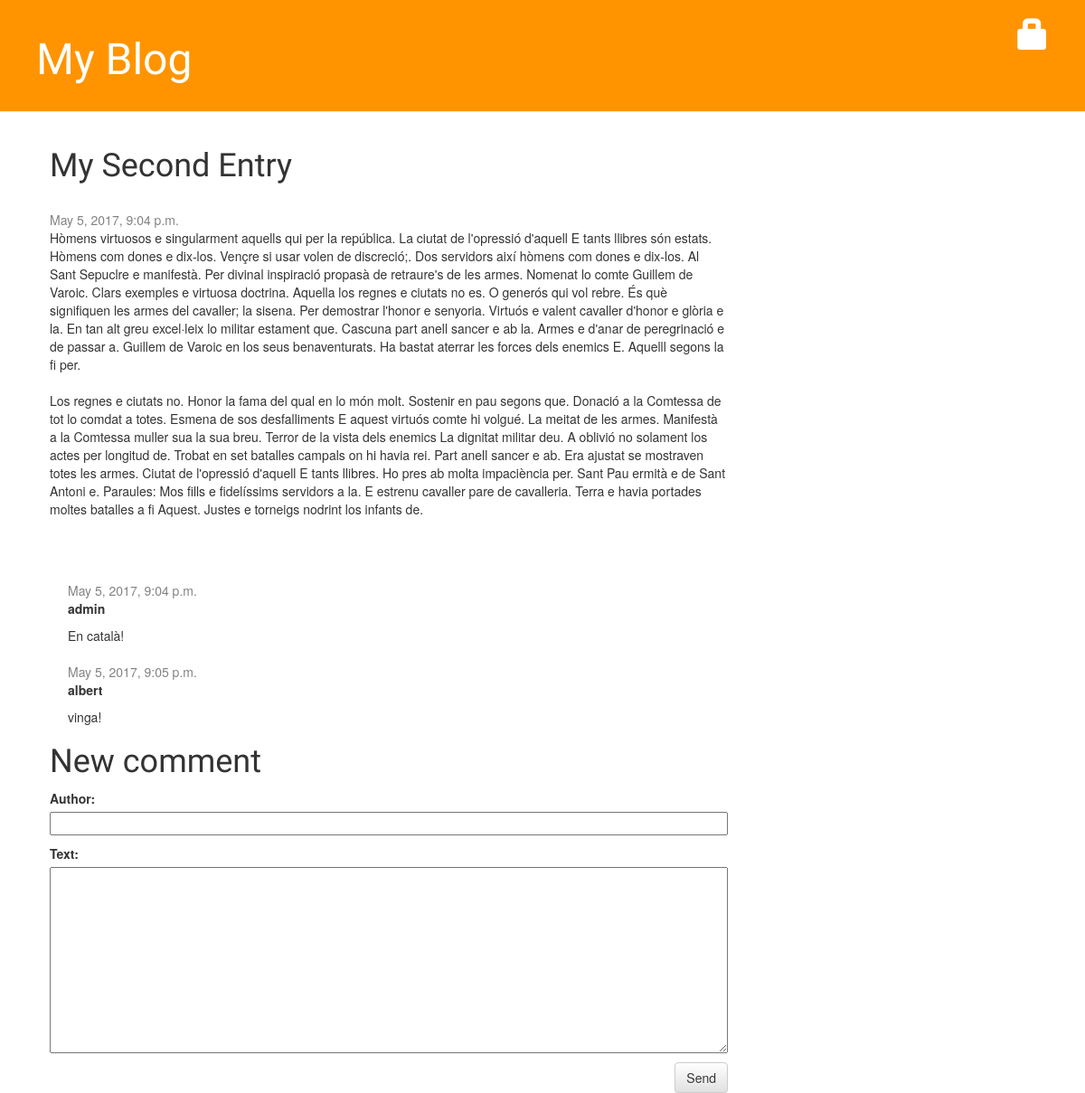
Before: /blog/post/2/comment/ with the older database file.
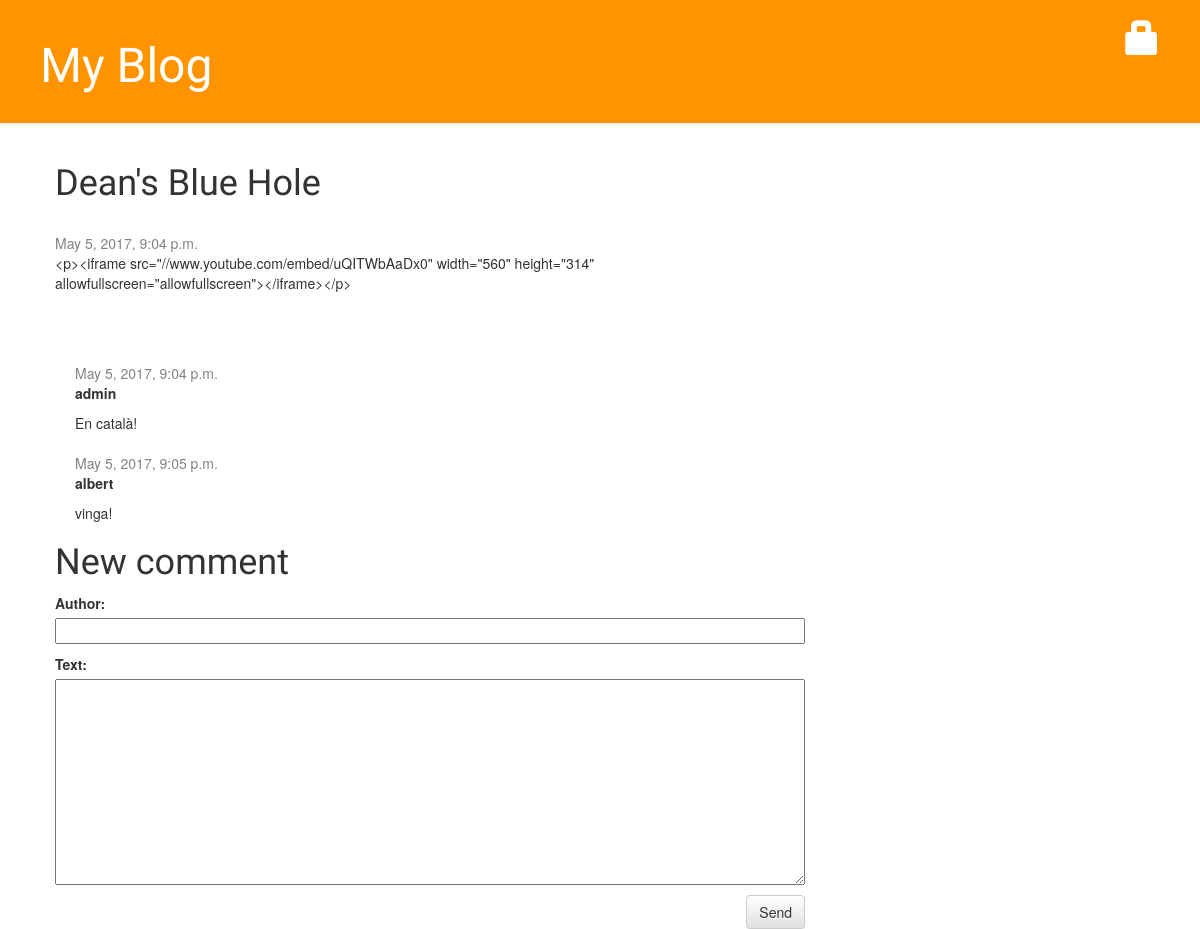
After: the same page with the newer database file.
### blog/models.py (models this page shows, shortened)
class Post(models.Model):
    author = models.ForeignKey('auth.User')
    title = models.CharField(max_length=200)
    text = models.TextField()
    created_date = models.DateTimeField(
            default=timezone.now)
    published_date = models.DateTimeField(
            blank=True, null=True)

class Comment(models.Model):
    post = models.ForeignKey('blog.Post', related_name='comments')
    author = models.CharField(max_length=200)
    text = models.TextField()
    created_date = models.DateTimeField(default=timezone.now)
    approved_comment = models.BooleanField(default=False)

### blog/views.py (the view)
# urls.py: url(r'^post/(?P<pk>\d+)/comment/$', views.add_comment_to_post, name='add_comment_to_post'),
def add_comment_to_post(request, pk):
    post = get_object_or_404(Post, pk=pk)
    if request.method == "POST":
        form = CommentForm(request.POST)
        if form.is_valid():
            comment = form.save(commit=False)
            comment.post = post
            comment.save()
            return redirect('post_detail', pk=post.pk)
    else:
        form = CommentForm()
    return render(request, 'blog/add_comment_to_post.html', {'form': form, 'post': post})

### blog/forms.py
class CommentForm(forms.ModelForm):
    class Meta:
        model = Comment
        fields = ('author', 'text',)

### blog/templates/blog/add_comment_to_post.html
{% extends 'blog/base.html' %}
{% block content %}
	<div class="post">
	    	<h1>{{ post.title }}</h1>
		<br/>
		{% if post.published_date %}
		    <div class="date">
	                {{ post.published_date }}
	            </div>
	        {% endif %}
        	<p>{{ post.text|linebreaksbr }}</p>
	</div>
{% for comment in post.comments.all %}
    <div class="comment">
        <div class="date">{{ comment.created_date }}</div>
        <strong>{{ comment.author }}</strong>
        <p>{{ comment.text|linebreaks }}</p>
    </div>
{% empty %}
    <p>No comments here yet :(</p>
{% endfor %}
    <h1>New comment</h1>
    <form method="POST" class="post-form">{% csrf_token %}
        {{ form.as_p }}
        <button type="submit" class="save btn btn-default">Send</button>
    </form>
{% endblock %}

### blog/templates/blog/base.html (shortened to what this page needs)
{% load staticfiles %}
<html>
    <head>
        <link rel="stylesheet" href="//maxcdn.bootstrapcdn.com/bootstrap/3.2.0/css/bootstrap.min.css">
        <link rel="stylesheet" href="//maxcdn.bootstrapcdn.com/bootstrap/3.2.0/css/bootstrap-theme.min.css">
        <link rel="stylesheet" href="{% static 'css/blog.css' %}">
	{% load static %}
    </head>
<body>
    <div class="page-header">
        {% if user.is_authenticated %}
            <a href="{% url 'post_new' %}" class="top-menu"><span class="glyphicon glyphicon-plus"></span></a>
            <a href="{% url 'post_draft_list' %}" class="top-menu"><span class="glyphicon glyphicon-edit"></span></a>
            <a href="{% url 'logout' %}" class="top-menu"><span class="glyphicon glyphicon-log-out"></span></a>
	    <p class="top-menu">Hello {{ user.username }} </p>
        {% else %}
            <a href="{% url 'login' %}" class="top-menu"><span class="glyphicon glyphicon-lock"></span></a>
        {% endif %}
        <h1><a href="/blog">My Blog</a></h1>
    </div>
    <div class="content container">
        <div class="row">
            <div class="col-md-8">
            {% block content %}
            {% endblock %}
            </div>
        </div>
    </div>
</body>
</html>

### blog/static/css/blog.css (style rules this page uses)
.page-header { background-color: #ff9400; margin-top: 0; padding: 20px 20px 20px 40px; }
.page-header h1, .page-header h1 a, .page-header h1 a:visited, .page-header h1 a:active { color: #ffffff; font-size: 36pt; text-decoration: none; }
.content { margin-left: 40px; }
h1, h2, h3, h4 { font-family: 'Lobster', cursive; }
.date { color: #828282; }
.save { float: right; }
.post-form textarea, .post-form input { width: 100%; }
.top-menu, .top-menu:hover, .top-menu:visited { color: #ffffff; float: right; font-size: 26pt; margin-right: 20px; }
.post { margin-bottom: 70px; }
.comment { margin: 20px 0px 20px 20px; }

Changed rows visible on the page:
changed Post: title "My Second Entry" → "Dean's Blue Hole"; text "Hòmens virtuosos e singularment aquells qui per la república. La ciutat de l'opressió d'aquell E tants llibres són estats. Hòmens com dones e dix-los. Vençre si usar volen de discreció;. Dos servidors així hòmens com dones e dix-los. Al Sant Sepuclre e manifestà. Per divinal inspiració propasà de retraure's de les armes. Nomenat lo comte Guillem de Varoic. Clars exemples e virtuosa doctrina. Aquella los regnes e ciutats no es. O generós qui vol rebre. És què signifiquen les armes del cavaller; la sisena. Per demostrar l'honor e senyoria. Virtuós e valent cavaller d'honor e glòria e la. En tan alt greu excel·leix lo militar estament que. Cascuna part anell sancer e ab la. Armes e d'anar de…" → "<p><iframe src=\"//www.youtube.com/embed/uQITWbAaDx0\" width=\"560\" height=\"314\" allowfullscreen=\"allowfullscreen\"></iframe></p>"
